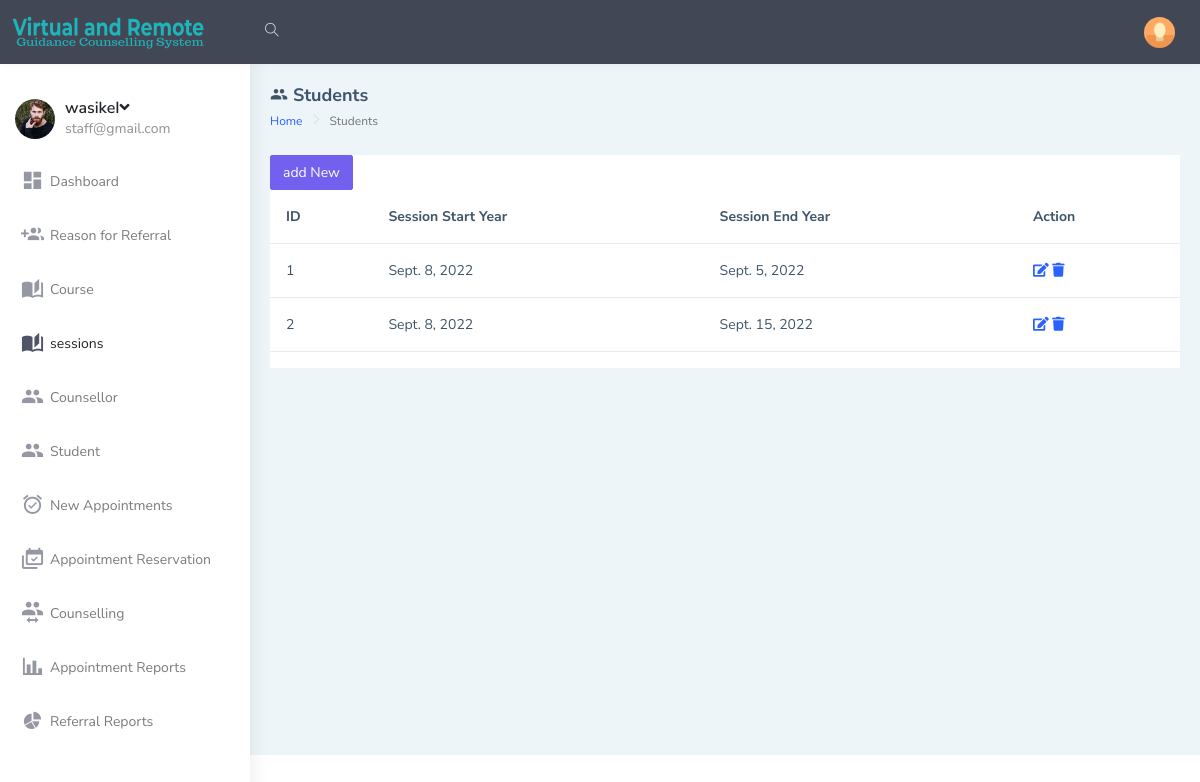
The app's page /manage_session/ (signed in) with its own data.
### Counselling_App/models.py (models this page shows)
class CustomUser(AbstractUser):
    user_type_data = ((1, "HOD"), (2, "Staff"), (3, "Student"))
    user_type = models.CharField(default=1, choices=user_type_data, max_length=10)

class SessionYearModel(models.Model):
    id = models.AutoField(primary_key=True)
    session_start_year = models.DateField()
    session_end_year = models.DateField()
    objects = models.Manager()

### Counselling_App/StaffViews.py (the view)
# urls.py: path('manage_session/', StaffViews.Session, name="staff_session"),
def Session(request):
    session_years = SessionYearModel.objects.all()
    context = {
        "session_years": session_years
    }
    return render(request,'Counselling_App/staff_template/session.html',context)

### Counselling_App/templates/Counselling_App/staff_template/session.html (shortened to what this page needs)
{% extends 'Counselling_App/hod_template/main.html' %}
{% load static %}
{% block sessions_template %}
    <div id="main-wrapper" data-layout="vertical" data-navbarbg="skin5" data-sidebartype="full"
        data-sidebar-position="absolute" data-header-position="absolute" data-boxed-layout="full">
        <header class="topbar" data-navbarbg="skin5">
            <nav class="navbar top-navbar navbar-expand-md navbar-dark">
                <div class="navbar-header" data-logobg="skin5">
                    <a class="navbar-brand" href="index.html">
                        <b class="logo-icon">
                        <img src="{% static 'assets/images/logo-1.png' %}" alt="homepage" style="margin-top:-50px;margin-bottom:-50px" />
                        </b>
                    </a>
                </div>
                <div class="navbar-collapse collapse" id="navbarSupportedContent" data-navbarbg="skin5">
                    <ul class="navbar-nav float-start me-auto">
                        <li class="nav-item search-box"> <a class="nav-link waves-effect waves-dark"
                                href="javascript:void(0)"><i class="ti-search"></i></a>
                        </li>
                    </ul>
                    <ul class="navbar-nav float-end">
                        <li class="nav-item dropdown">
                            <a class="nav-link dropdown-toggle text-muted waves-effect waves-dark pro-pic" href="#" id="navbarDropdown" role="button" data-bs-toggle="dropdown" aria-expanded="false">
                                <img src="{% static 'assets/images/users/1.jpg' %}" alt="user" class="rounded-circle" width="31">
                            </a>
                        </li>
                    </ul>
                </div>
            </nav>
        </header>
        <aside class="left-sidebar" data-sidebarbg="skin6">
            <div class="scroll-sidebar">
                <nav class="sidebar-nav">
                    <ul id="sidebarnav">
                        <li>
                            <div class="user-profile d-flex no-block dropdown m-t-20">
                                <div class="user-pic"><img src="{% static 'assets/images/users/2.jpg' %}" alt="users"
                                        class="rounded-circle" width="40" /></div>
                                <div class="user-content hide-menu m-l-10">
                                    <a href="#" class="" id="Userdd" role="button"
                                        data-bs-toggle="dropdown" aria-haspopup="true" aria-expanded="false">
                                        <h5 class="m-b-0 user-name font-medium">{{ user.username }}<i
                                                class="fa fa-angle-down"></i></h5>
                                        <span class="op-5 user-email">{{ user.email }}</span>
                                    </a>
                                </div>
                            </div>
                        </li>
                        <li class="sidebar-item"> <a class="sidebar-link waves-effect waves-dark sidebar-link"
                                href="{% url 'staff_home' %}" aria-expanded="false"><i class="mdi mdi-view-dashboard"></i><span
                                    class="hide-menu">Dashboard</span></a></li>
                        <li class="sidebar-item"> <a class="sidebar-link waves-effect waves-dark sidebar-link"
                                href="{% url 'staff_referral' %}" aria-expanded="false"><i
                                    class="mdi mdi-account-multiple-plus"></i><span class="hide-menu">Reason for Referral</span></a></li>
                        <li class="sidebar-item"> <a class="sidebar-link waves-effect waves-dark sidebar-link"
                                href="{% url 'staff_course' %}" aria-expanded="false"><i class="mdi mdi-book-open-page-variant"></i><span
                                    class="hide-menu">Course</span></a></li>
                        <li class="sidebar-item"> <a class="sidebar-link waves-effect waves-dark sidebar-link"
                                href="{% url 'staff_session' %}" aria-expanded="false"><i class="mdi mdi-book-open-page-variant"></i><span
                                    class="hide-menu">sessions</span></a></li>
                        <li class="sidebar-item"> <a class="sidebar-link waves-effect waves-dark sidebar-link"
                                href="{% url 'staff_counsellor' %}" aria-expanded="false"><i class="mdi mdi-account-multiple"></i><span
                                    class="hide-menu">Counsellor</span></a></li>
                        <li class="sidebar-item"> <a class="sidebar-link waves-effect waves-dark sidebar-link"
                                href="{% url 'staff_student' %}" aria-expanded="false"><i class="mdi mdi-account-multiple"></i><span
                                    class="hide-menu">Student</span></a></li>
                        <li class="sidebar-item"> <a class="sidebar-link waves-effect waves-dark sidebar-link"
                                href="{% url 'staff_schedule' %}" aria-expanded="false"><i class="mdi mdi-alarm-check"></i><span
                                    class="hide-menu">New Appointments</span></a></li>
                        <li class="sidebar-item"> <a class="sidebar-link waves-effect waves-dark sidebar-link"
                                href="{% url 'staff_appointment' %}" aria-expanded="false"><i class="mdi mdi-calendar-multiple-check"></i><span
                                    class="hide-menu">Appointment Reservation</span></a></li>
                        <li class="sidebar-item"> <a class="sidebar-link waves-effect waves-dark sidebar-link"
                                href="{% url 'staff_counselling' %}" aria-expanded="false"><i class="mdi mdi-account-switch"></i><span
                                    class="hide-menu">Counselling</span></a></li>
                        <li class="sidebar-item"> <a class="sidebar-link waves-effect waves-dark sidebar-link"
                                href="{% url 'staff_appointment1' %}" aria-expanded="false"><i class="mdi mdi-chart-bar"></i><span
                                    class="hide-menu">Appointment Reports</span></a></li>
                        <li class="sidebar-item"> <a class="sidebar-link waves-effect waves-dark sidebar-link"
                                href="{% url 'staff_referralR' %}" aria-expanded="false"><i class="mdi mdi-chart-pie"></i><span
                                    class="hide-menu">Referral Reports</span></a></li>
                    </ul>
                </nav>
            </div>
        </aside>
        <div class="page-wrapper">
            <div class="page-breadcrumb">
                <div class="row align-items-center">
                    <div class="col-5">
                        <h4 class="page-title"><i class="mdi mdi-account-multiple"></i> Students</h4>
                        <div class="d-flex align-items-center">
                            <nav aria-label="breadcrumb">
                                <ol class="breadcrumb">
                                    <li class="breadcrumb-item"><a href="#">Home</a></li>
                                    <li class="breadcrumb-item active" aria-current="page">Students</li>
                                </ol>
                            </nav>
                        </div>
                    </div>
                </div>
            </div>
            <div class="container-fluid">
                <div class="row">
                    <div class="col-12">
                        <div class="card">
                            <div class="table-responsive">
                        <button type="button" class="btn btn-primary" data-bs-toggle="modal" data-bs-target="#exampleModal" data-bs-whatever="@mdo">add New</button>
                        <table id="example" class="table table-hover">
                                    <thead>
                                        <tr>
                                            <th scope="col">ID</th>
                                            <th scope="col">Session Start Year</th>
                                            <th scope="col">Session End Year</th>
                                            <th scope="col">Action</th>
                                        </tr>
                                    </thead>
                                    <tbody>
                                        {% for session_year in session_years %}
                                            <tr>
                                                <td>{{ session_year.id }}</td>
                                                <td>{{ session_year.session_start_year }}</td>
                                                <td>{{ session_year.session_end_year }}</td>
                                             <td><a href="javascript:void(0)"><i class="fa fa-edit"></i></a>
                                                 <a href="javascript:void(0)"><i class="fa fa-trash"></i></a>
                                             </td>
                                            </tr>
                                        {% endfor %}
                                    </tbody>
                                </table>
                            </div>
                        </div>
                    </div>
                </div>
            </div>
        </div>
    </div>
    {% endblock sessions_template %}

### records on screen
CustomUser: username "wasikeI", email "staff@gmail.com"
SessionYearModel: id "1", session_start_year "Sept. 8, 2022", session_end_year "Sept. 5, 2022"
SessionYearModel: id "2", session_start_year "Sept. 8, 2022", session_end_year "Sept. 15, 2022"
